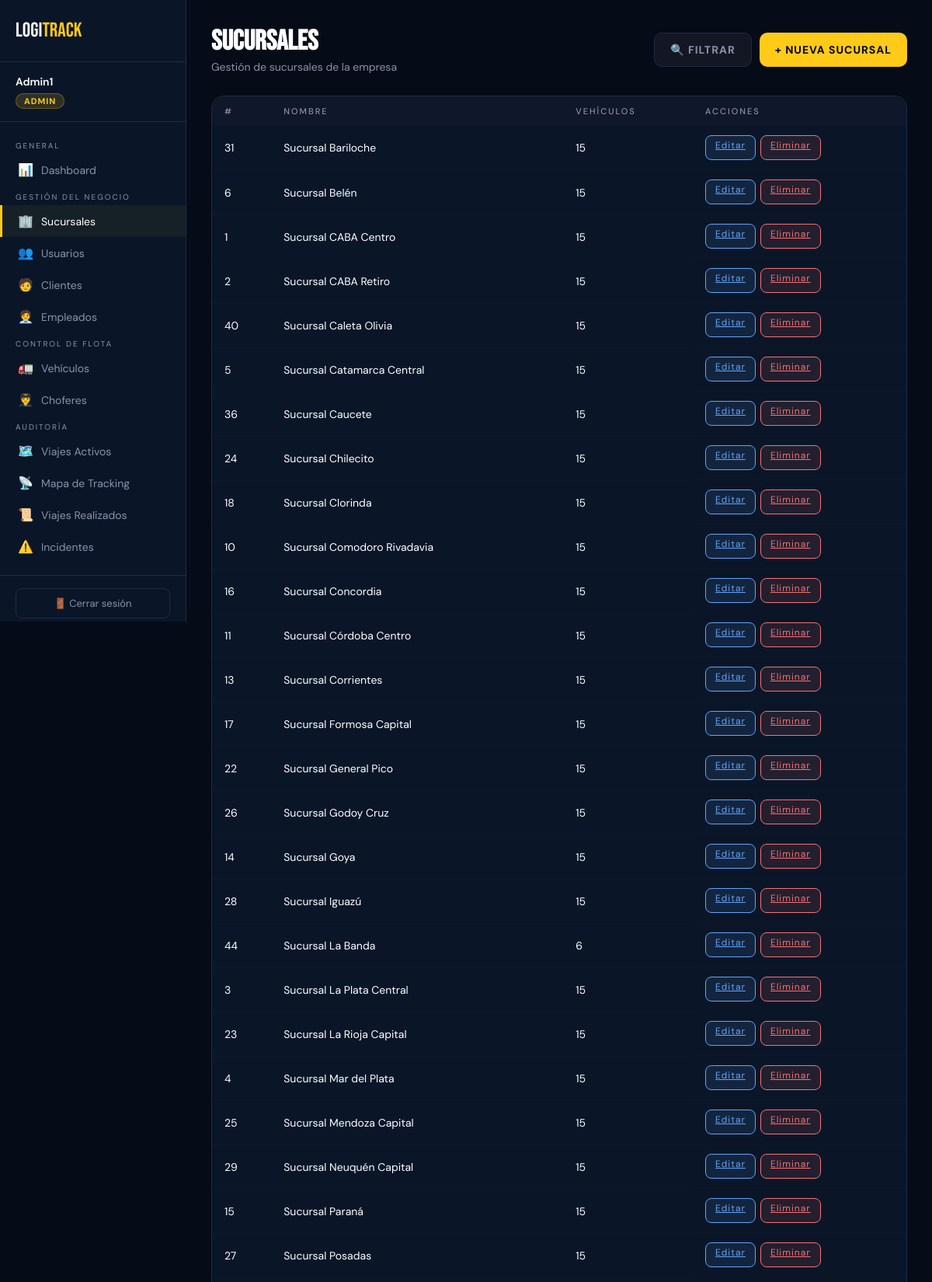
Page /logitrack/views/admin/sucursales.php (signed in, upper part) on the committed database.
### tables this page shows
CREATE TABLE `sucursal` (
  `id_sucursal` int(11) NOT NULL,
  `nombre` varchar(50) NOT NULL,
  `telefono` varchar(20) DEFAULT NULL,
  `responsable` varchar(50) DEFAULT NULL,
  `id_localidad` int(11) NOT NULL
);

### logitrack/views/admin/sucursales.php (the view, shortened to what this page needs)
<?php
require_once __DIR__ . '/../../config/db.php';
$where  = '';
$params = [];
$sql = "
    SELECT s.id_sucursal, s.nombre,
           COUNT(DISTINCT v.patente) AS cant_vehiculos
    FROM   sucursal s
    LEFT   JOIN vehiculo v ON v.id_sucursal = s.id_sucursal
    $where
    GROUP  BY s.id_sucursal
    ORDER  BY s.nombre";
$stmt = $pdo->prepare($sql);
$stmt->execute($params);
$sucursales = $stmt->fetchAll();
?>
<!DOCTYPE html>
<html lang="es">
<head>
    <link rel="stylesheet" href="/logitrack/public/css/style.css?v=<?= filemtime(__DIR__ . '/../../public/css/style.css') ?>">
</head>
<body>
<div class="layout">
    <?php include __DIR__ . '/../layout/sidebar.php'; ?>
    <main class="main-content">
        <div class="topbar">
            <div>
                <h1 class="page-title">SUCURSALES</h1>
                <p class="page-subtitle">Gestión de sucursales de la empresa</p>
            </div>
            <div style="display:flex;gap:10px;">
                <label for="chk-filtros" class="btn btn-secondary">🔍 Filtrar</label>
                <label for="chk-panel-crear" class="btn btn-primary">
                    + Nueva Sucursal
                </label>
            </div>
        </div>
        <div class="tabla-wrapper">
            <table>
                <thead>
                    <tr><th>#</th><th>Nombre</th><th>Vehículos</th><th>Acciones</th></tr>
                </thead>
                <tbody>
                <?php foreach ($sucursales as $s): ?>
                <tr>
                    <td><?= $s['id_sucursal'] ?></td>
                    <td><?= htmlspecialchars($s['nombre']) ?></td>
                    <td><?= $s['cant_vehiculos'] ?></td>
                    <td style="display:flex;gap:6px;flex-wrap:wrap;">
                        <a href="#edit-sucursal-<?= $s['id_sucursal'] ?>" class="btn-sm btn-edit">Editar</a>
                        <a href="#del-sucursal-<?= $s['id_sucursal'] ?>" class="btn-sm btn-delete">Eliminar</a>
                    </td>
                </tr>
                <?php endforeach; ?>
                </tbody>
            </table>
        </div>
    </main>
</div>
</body>
</html>

### logitrack/public/css/style.css (style rules this page uses)
*, *::before, *::after { box-sizing: border-box; margin: 0; padding: 0; }
:root { --amarillo: #FFCA18; --fondo: #060b18; --panel: #0a1628; --input-bg: #0f172a; --borde: #1d2b45; --texto: #ffffff; --gris: #8b92a8; --verde: #4ade80; --rojo: #f87171; --azul: #60a5fa; --violeta: #a78bfa; --sidebar-w: 240px; }
body { background: var(--fondo); color: var(--texto); font-family: 'DM Sans', sans-serif; min-height: 100vh; }
.layout { display: flex; min-height: 100vh; }
.main-content { margin-left: var(--sidebar-w); flex: 1; padding: 32px; min-height: 100vh; }
.topbar { display: flex; justify-content: space-between; align-items: center; margin-bottom: 28px; }
.page-title { font-family: 'Bebas Neue', sans-serif; font-size: 36px; color: var(--texto); }
.page-subtitle { color: var(--gris); font-size: 14px; margin-top: 2px; }
.tabla-wrapper { background: var(--panel); border: 1px solid var(--borde); border-radius: 16px; overflow: hidden; margin-bottom: 24px; }
table { width: 100%; border-collapse: collapse; }
thead { background: var(--input-bg); }
th { padding: 12px 16px; text-align: left; font-size: 11px; letter-spacing: 2px; color: var(--gris); text-transform: uppercase; font-weight: 500; }
td { padding: 12px 16px; font-size: 14px; border-bottom: 1px solid var(--input-bg); }
label { font-size: 12px; color: var(--gris); letter-spacing: 1px; text-transform: uppercase; }
.btn { height: 44px; padding: 0 20px; border: none; border-radius: 10px; font-size: 14px; font-weight: bold; letter-spacing: 1px; cursor: pointer; text-decoration: none; display: inline-flex; align-items: center; gap: 8px; transition: opacity .2s; font-family: 'DM Sans', sans-serif; }
.btn-primary { background: var(--amarillo); color: #000; }
.btn-secondary { background: rgba(255,255,255,.05); color: var(--gris); border: 1px solid var(--borde); }
.btn-sm { height: 32px; padding: 0 12px; font-size: 12px; }

### logitrack/views/admin/sucursales.php (style rules this page uses)
.btn-sm { padding:4px 12px; font-size:12px; border-radius:8px; border:none; cursor:pointer; font-family:inherit; letter-spacing:1px; }
.btn-delete { background:rgba(248,113,113,.1); color:#f87171; border:1px solid #f87171; }
.btn-edit { background:rgba(96,165,250,.1); color:#60a5fa; border:1px solid #60a5fa; }

### rows in the picture
sucursal: id_sucursal "31", nombre "Sucursal Bariloche", cant_vehiculos "15"
sucursal: id_sucursal "6", nombre "Sucursal Belén", cant_vehiculos "15"
sucursal: id_sucursal "1", nombre "Sucursal CABA Centro", cant_vehiculos "15"
sucursal: id_sucursal "2", nombre "Sucursal CABA Retiro", cant_vehiculos "15"
sucursal: id_sucursal "40", nombre "Sucursal Caleta Olivia", cant_vehiculos "15"
sucursal: id_sucursal "5", nombre "Sucursal Catamarca Central", cant_vehiculos "15"
sucursal: id_sucursal "36", nombre "Sucursal Caucete", cant_vehiculos "15"
sucursal: id_sucursal "24", nombre "Sucursal Chilecito", cant_vehiculos "15"
sucursal: id_sucursal "18", nombre "Sucursal Clorinda", cant_vehiculos "15"
sucursal: id_sucursal "10", nombre "Sucursal Comodoro Rivadavia", cant_vehiculos "15"
sucursal: id_sucursal "16", nombre "Sucursal Concordia", cant_vehiculos "15"
sucursal: id_sucursal "11", nombre "Sucursal Córdoba Centro", cant_vehiculos "15"
sucursal: id_sucursal "13", nombre "Sucursal Corrientes", cant_vehiculos "15"
sucursal: id_sucursal "17", nombre "Sucursal Formosa Capital", cant_vehiculos "15"
sucursal: id_sucursal "22", nombre "Sucursal General Pico", cant_vehiculos "15"
sucursal: id_sucursal "26", nombre "Sucursal Godoy Cruz", cant_vehiculos "15"
sucursal: id_sucursal "14", nombre "Sucursal Goya", cant_vehiculos "15"
sucursal: id_sucursal "28", nombre "Sucursal Iguazú", cant_vehiculos "15"
sucursal: id_sucursal "44", nombre "Sucursal La Banda", cant_vehiculos "6"
sucursal: id_sucursal "3", nombre "Sucursal La Plata Central", cant_vehiculos "15"
sucursal: id_sucursal "23", nombre "Sucursal La Rioja Capital", cant_vehiculos "15"
sucursal: id_sucursal "4", nombre "Sucursal Mar del Plata", cant_vehiculos "15"
sucursal: id_sucursal "25", nombre "Sucursal Mendoza Capital", cant_vehiculos "15"
sucursal: id_sucursal "29", nombre "Sucursal Neuquén Capital", cant_vehiculos "15"
sucursal: id_sucursal "15", nombre "Sucursal Paraná", cant_vehiculos "15"
sucursal: id_sucursal "27", nombre "Sucursal Posadas", cant_vehiculos "15"

### other values in the picture
$nombre "Admin1"
$rol "ADMIN"
